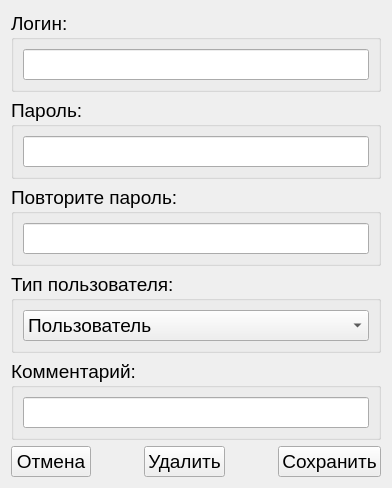
<?xml version="1.0" encoding="UTF-8"?>
<ui version="4.0">
 <class>UserForm</class>
 <widget class="QWidget" name="UserForm">
  <property name="geometry">
   <rect>
    <x>0</x>
    <y>0</y>
    <width>392</width>
    <height>320</height>
   </rect>
  </property>
  <property name="font">
   <font>
    <pointsize>14</pointsize>
   </font>
  </property>
  <property name="windowTitle">
   <string>Вход в систему</string>
  </property>
  <layout class="QGridLayout" name="gridLayout_2">
   <item row="6" column="2">
    <widget class="QPushButton" name="del_b">
     <property name="minimumSize">
      <size>
       <width>0</width>
       <height>0</height>
      </size>
     </property>
     <property name="text">
      <string>Удалить</string>
     </property>
    </widget>
   </item>
   <item row="6" column="4">
    <widget class="QPushButton" name="save_b">
     <property name="text">
      <string>Сохранить</string>
     </property>
    </widget>
   </item>
   <item row="6" column="0">
    <widget class="QPushButton" name="cancel_b">
     <property name="text">
      <string>Отмена</string>
     </property>
    </widget>
   </item>
   <item row="5" column="0" colspan="5">
    <widget class="QGroupBox" name="groupBox_4">
     <property name="title">
      <string>Комментарий:</string>
     </property>
     <layout class="QGridLayout" name="gridLayout_5">
      <item row="1" column="0">
       <widget class="QLineEdit" name="comment_e">
        <property name="minimumSize">
         <size>
          <width>200</width>
          <height>0</height>
         </size>
        </property>
       </widget>
      </item>
     </layout>
    </widget>
   </item>
   <item row="3" column="0" colspan="5">
    <widget class="QGroupBox" name="groupBox_3">
     <property name="title">
      <string>Повторите пароль:</string>
     </property>
     <layout class="QGridLayout" name="gridLayout_4">
      <item row="0" column="0">
       <widget class="QLineEdit" name="pass2_e">
        <property name="minimumSize">
         <size>
          <width>200</width>
          <height>0</height>
         </size>
        </property>
        <property name="echoMode">
         <enum>QLineEdit::Password</enum>
        </property>
       </widget>
      </item>
     </layout>
    </widget>
   </item>
   <item row="6" column="3">
    <spacer name="horizontalSpacer_2">
     <property name="orientation">
      <enum>Qt::Horizontal</enum>
     </property>
     <property name="sizeHint" stdset="0">
      <size>
       <width>40</width>
       <height>20</height>
      </size>
     </property>
    </spacer>
   </item>
   <item row="6" column="1">
    <spacer name="horizontalSpacer">
     <property name="orientation">
      <enum>Qt::Horizontal</enum>
     </property>
     <property name="sizeHint" stdset="0">
      <size>
       <width>40</width>
       <height>20</height>
      </size>
     </property>
    </spacer>
   </item>
   <item row="1" column="0" colspan="5">
    <widget class="QGroupBox" name="groupBox_2">
     <property name="title">
      <string>Пароль:</string>
     </property>
     <layout class="QGridLayout" name="gridLayout">
      <item row="0" column="0">
       <widget class="QLineEdit" name="pass_e">
        <property name="minimumSize">
         <size>
          <width>200</width>
          <height>0</height>
         </size>
        </property>
        <property name="echoMode">
         <enum>QLineEdit::Password</enum>
        </property>
       </widget>
      </item>
     </layout>
    </widget>
   </item>
   <item row="0" column="0" colspan="5">
    <widget class="QGroupBox" name="groupBox">
     <property name="title">
      <string>Логин:</string>
     </property>
     <layout class="QGridLayout" name="gridLayout_3">
      <item row="0" column="0">
       <widget class="QLineEdit" name="login_e">
        <property name="minimumSize">
         <size>
          <width>200</width>
          <height>0</height>
         </size>
        </property>
       </widget>
      </item>
     </layout>
    </widget>
   </item>
   <item row="4" column="0" colspan="5">
    <widget class="QGroupBox" name="groupBox_5">
     <property name="title">
      <string>Тип пользователя:</string>
     </property>
     <layout class="QGridLayout" name="gridLayout_6">
      <item row="0" column="0">
       <widget class="QComboBox" name="type_s">
        <item>
         <property name="text">
          <string>Пользователь</string>
         </property>
        </item>
        <item>
         <property name="text">
          <string>Администратор</string>
         </property>
        </item>
       </widget>
      </item>
     </layout>
    </widget>
   </item>
  </layout>
 </widget>
 <tabstops>
  <tabstop>login_e</tabstop>
  <tabstop>pass_e</tabstop>
  <tabstop>pass2_e</tabstop>
  <tabstop>save_b</tabstop>
  <tabstop>del_b</tabstop>
  <tabstop>cancel_b</tabstop>
 </tabstops>
 <resources/>
 <connections/>
</ui>
